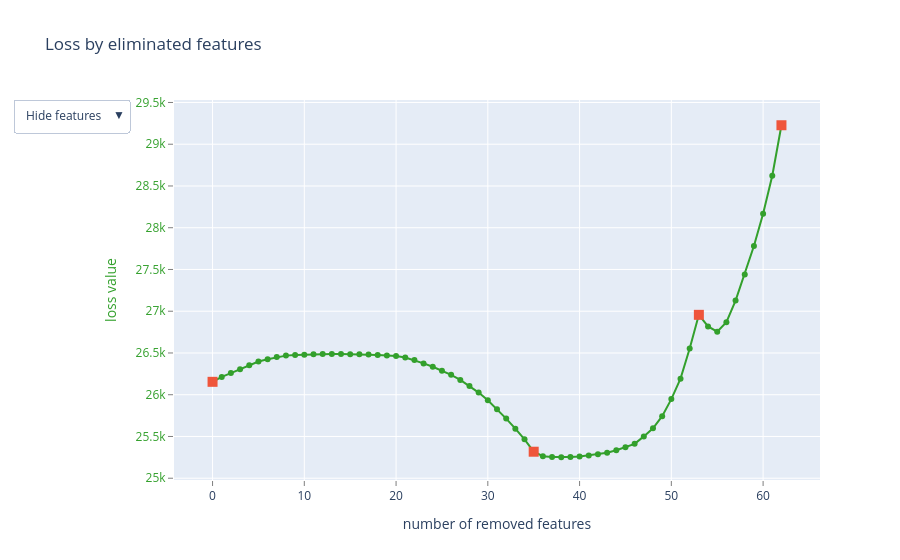

Notebook source saved alongside this figure:
### Markdown cell above
### Entrainement du modèle

### Code cell
summary3 = model3.select_features(
    train_pool_3,
    eval_set=test_pool_3,
    features_for_select="0-71",
    num_features_to_select=10,
    steps=3,
    algorithm=EFeaturesSelectionAlgorithm.RecursiveByShapValues,
    shap_calc_type=EShapCalcType.Regular,
    train_final_model=True,
    logging_level="Silent",
    plot=True,
)

### Figure 1 — Plotly figure (JSON) as saved in the notebook; plotly's stock layout.template omitted (floating-point values rounded to 4 significant figures)
{"data": [{"line": {"color": "rgb(51,160,44)"}, "mode": "lines+markers", "name": "", "text": ["", "GarageCond_ord", "MSZoning", "Exterior2nd_agg", "BsmtUnfSF", "LandContour_ord", "PoolArea", "3SsnPorch", "EnclosedPorch", "MasVnrType", "LandSlope_ord", "KitchenAbvGr", "LowQualFinSF", "Utilities_ord", "BsmtFinType2_ord", "MiscVal", "RoofMatl", "CentralAir", "Street", "YrSold", "DiffYearsGarageBuilt", "LotConfig_agg", "BsmtFinSF2", "Neighborhood", "Fence", "LotShape_ord", "DiffYearsRemodAddBuilt", "Heating", "BedroomAbvGr", "Functional_ord", "ExterQual_ord", "RoofStyle", "MiscFeature", "ScreenPorch", "GarageQual_ord", "MasVnrArea", "Alley", "BsmtQual_ord", "Electrical", "Condition2", "OpenPorchSF", "SaleType", "BldgType", "Foundation", "ExterCond_ord", "Neighborhood_agg", "Fireplaces_agg", "BsmtCond_ord", "WoodDeckSF", "Exterior1st_agg", "LotFrontage", "GarageType", "Condition1_agg", "SaleCondition", "PavedDrive", "HeatingQC_ord", "MoSold_enc", "KitchenQual_ord", "TotRmsAbvGrd", "BsmtFinType1_ord", "OverallCond_ord", "BsmtExposure_ord", "GarageFinish_ord"], "type": "scatter", "x": [0, 1, 2, 3, 4, 5, 6, 7, 8, 9, 10, 11, 12, 13, 14, 15, 16, 17, 18, 19, 20, 21, 22, 23, 24, 25, 26, 27, 28, 29, 30, 31, 32, 33, 34, 35, 36, 37, 38, 39, 40, 41, 42, 43, 44, 45, 46, 47, 48, 49, 50, 51, 52, 53, 54, 55, 56, 57, 58, 59, 60, 61, 62], "y": [26150.0, 26210.0, 26260.0, 26300.0, 26350.0, 26400.0, 26420.0, 26450.0, 26470.0, 26480.0, 26480.0, 26480.0, 26490.0, 26490.0, 26490.0, 26490.0, 26480.0, 26480.0, 26480.0, 26470.0, 26460.0, 26450.0, 26410.0, 26380.0, 26330.0, 26290.0, 26240.0, 26180.0, 26110.0, 26030.0, 25930.0, 25830.0, 25710.0, 25590.0, 25470.0, 25320.0, 25260.0, 25250.0, 25250.0, 25250.0, 25260.0, 25270.0, 25290.0, 25310.0, 25330.0, 25370.0, 25410.0, 25500.0, 25600.0, 25740.0, 25950.0, 26190.0, 26550.0, 26960.0, 26820.0, 26760.0, 26870.0, 27130.0, 27440.0, 27780.0, 28170.0, 28620.0, 29230.0]}, {"marker": {"size": 10, "symbol": "square"}, "mode": "markers", "name": "", "text": ["", "MasVnrArea", "SaleCondition", "GarageFinish_ord"], "type": "scatter", "x": [0, 35, 53, 62], "y": [26150.0, 25320.0, 26960.0, 29230.0]}, {"mode": "text", "name": "", "text": ["", "63", "0", "48", "15", "50", "34", "32", "31", "10", "52", "24", "21", "51", "67", "37", "9", "18", "3", "38", "43", "44", "14", "5", "35", "49", "42", "17", "23", "68", "55", "8", "36", "33", "62", "11", "4", "57", "19", "6", "30", "39", "7", "12", "56", "45", "71", "58", "29", "47", "1", "26", "46", "40", "28", "59", "70", "60", "25", "66", "54", "65", "69"], "textfont": {"color": "rgb(51,160,44)", "family": "sans serif", "size": 18}, "textposition": "bottom center", "type": "scatter", "visible": false, "x": [0, 1, 2, 3, 4, 5, 6, 7, 8, 9, 10, 11, 12, 13, 14, 15, 16, 17, 18, 19, 20, 21, 22, 23, 24, 25, 26, 27, 28, 29, 30, 31, 32, 33, 34, 35, 36, 37, 38, 39, 40, 41, 42, 43, 44, 45, 46, 47, 48, 49, 50, 51, 52, 53, 54, 55, 56, 57, 58, 59, 60, 61, 62], "y": [26150.0, 26210.0, 26260.0, 26300.0, 26350.0, 26400.0, 26420.0, 26450.0, 26470.0, 26480.0, 26480.0, 26480.0, 26490.0, 26490.0, 26490.0, 26490.0, 26480.0, 26480.0, 26480.0, 26470.0, 26460.0, 26450.0, 26410.0, 26380.0, 26330.0, 26290.0, 26240.0, 26180.0, 26110.0, 26030.0, 25930.0, 25830.0, 25710.0, 25590.0, 25470.0, 25320.0, 25260.0, 25250.0, 25250.0, 25250.0, 25260.0, 25270.0, 25290.0, 25310.0, 25330.0, 25370.0, 25410.0, 25500.0, 25600.0, 25740.0, 25950.0, 26190.0, 26550.0, 26960.0, 26820.0, 26760.0, 26870.0, 27130.0, 27440.0, 27780.0, 28170.0, 28620.0, 29230.0]}, {"mode": "text", "name": "", "text": ["", "GarageCond_ord", "MSZoning", "Exterior2nd_agg", "BsmtUnfSF", "LandContour_ord", "PoolArea", "3SsnPorch", "EnclosedPorch", "MasVnrType", "LandSlope_ord", "KitchenAbvGr", "LowQualFinSF", "Utilities_ord", "BsmtFinType2_ord", "MiscVal", "RoofMatl", "CentralAir", "Street", "YrSold", "DiffYearsGarageBuilt", "LotConfig_agg", "BsmtFinSF2", "Neighborhood", "Fence", "LotShape_ord", "DiffYearsRemodAddBuilt", "Heating", "BedroomAbvGr", "Functional_ord", "ExterQual_ord", "RoofStyle", "MiscFeature", "ScreenPorch", "GarageQual_ord", "MasVnrArea", "Alley", "BsmtQual_ord", "Electrical", "Condition2", "OpenPorchSF", "SaleType", "BldgType", "Foundation", "ExterCond_ord", "Neighborhood_agg", "Fireplaces_agg", "BsmtCond_ord", "WoodDeckSF", "Exterior1st_agg", "LotFrontage", "GarageType", "Condition1_agg", "SaleCondition", "PavedDrive", "HeatingQC_ord", "MoSold_enc", "KitchenQual_ord", "TotRmsAbvGrd", "BsmtFinType1_ord", "OverallCond_ord", "BsmtExposure_ord", "GarageFinish_ord"], "textfont": {"color": "rgb(51,160,44)", "family": "sans serif", "size": 18}, "textposition": "bottom center", "type": "scatter", "visible": false, "x": [0, 1, 2, 3, 4, 5, 6, 7, 8, 9, 10, 11, 12, 13, 14, 15, 16, 17, 18, 19, 20, 21, 22, 23, 24, 25, 26, 27, 28, 29, 30, 31, 32, 33, 34, 35, 36, 37, 38, 39, 40, 41, 42, 43, 44, 45, 46, 47, 48, 49, 50, 51, 52, 53, 54, 55, 56, 57, 58, 59, 60, 61, 62], "y": [26150.0, 26210.0, 26260.0, 26300.0, 26350.0, 26400.0, 26420.0, 26450.0, 26470.0, 26480.0, 26480.0, 26480.0, 26490.0, 26490.0, 26490.0, 26490.0, 26480.0, 26480.0, 26480.0, 26470.0, 26460.0, 26450.0, 26410.0, 26380.0, 26330.0, 26290.0, 26240.0, 26180.0, 26110.0, 26030.0, 25930.0, 25830.0, 25710.0, 25590.0, 25470.0, 25320.0, 25260.0, 25250.0, 25250.0, 25250.0, 25260.0, 25270.0, 25290.0, 25310.0, 25330.0, 25370.0, 25410.0, 25500.0, 25600.0, 25740.0, 25950.0, 26190.0, 26550.0, 26960.0, 26820.0, 26760.0, 26870.0, 27130.0, 27440.0, 27780.0, 28170.0, 28620.0, 29230.0]}], "layout": {"showlegend": false, "title": {"text": "Loss by eliminated features"}, "updatemenus": [{"active": 0, "buttons": [{"args": [{"visible": [true, true, false, false]}], "label": "Hide features", "method": "update"}, {"args": [{"visible": [true, true, true, false]}], "label": "Show indices", "method": "update"}, {"args": [{"visible": [true, true, false, true]}], "label": "Show names", "method": "update"}], "pad": {"r": 10, "t": 10}, "showactive": true, "x": -0.25, "xanchor": "left", "y": 1.03, "yanchor": "top"}], "xaxis": {"gridcolor": "rgb(255,255,255)", "showgrid": true, "showline": false, "showticklabels": true, "tickcolor": "rgb(127,127,127)", "ticks": "outside", "title": {"text": "number of removed features"}, "zeroline": false}, "yaxis": {"gridcolor": "rgb(255,255,255)", "showgrid": true, "showline": false, "showticklabels": true, "tickcolor": "rgb(127,127,127)", "tickfont": {"color": "rgb(51,160,44)"}, "ticks": "outside", "title": {"font": {"color": "rgb(51,160,44)"}, "text": "loss value"}, "zeroline": false}}}
